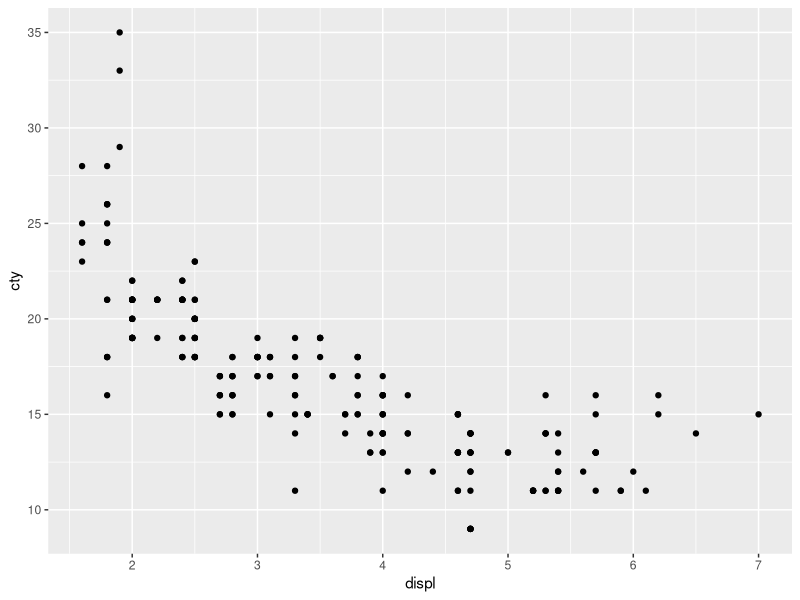
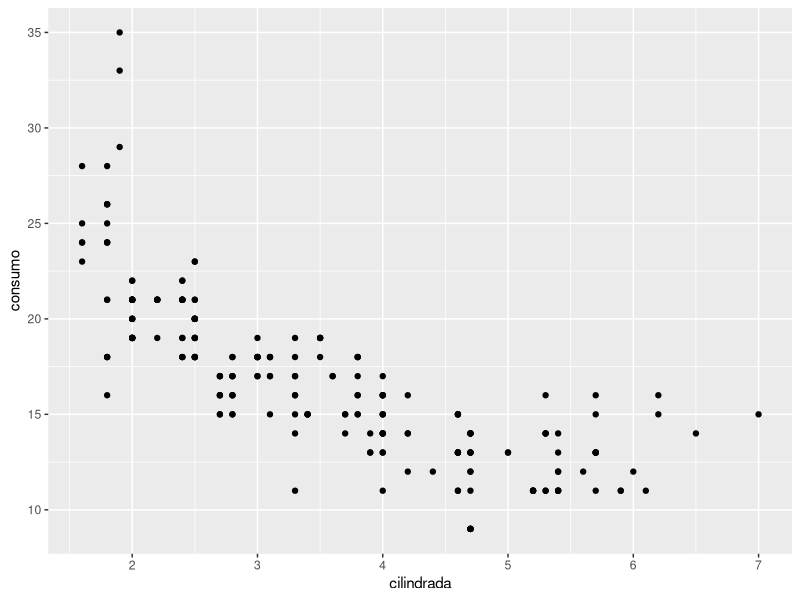
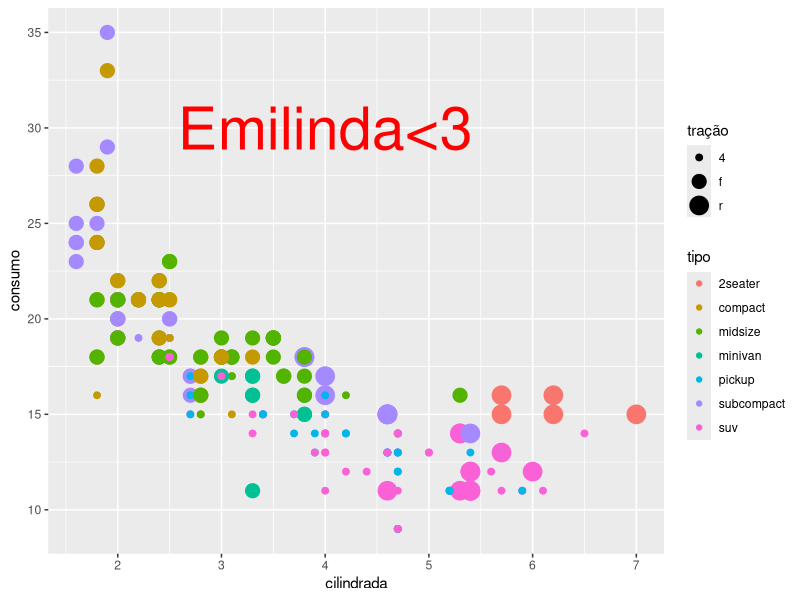
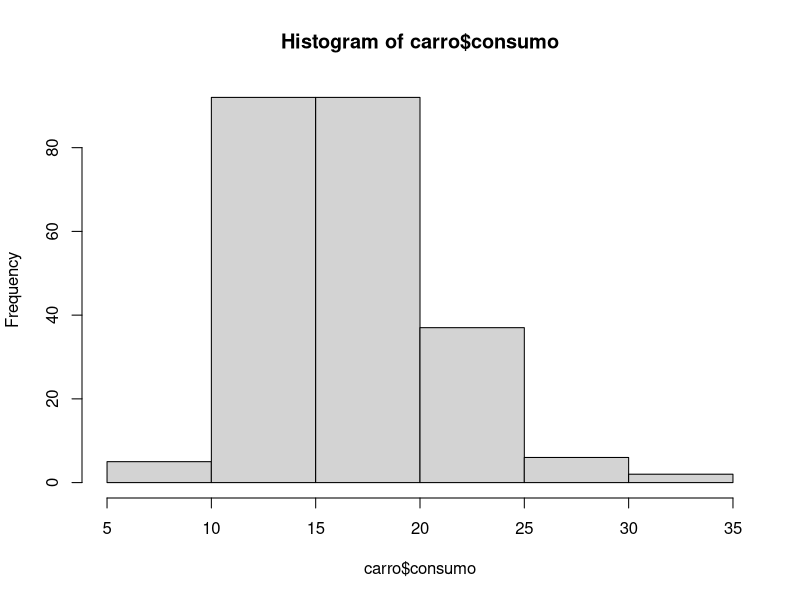
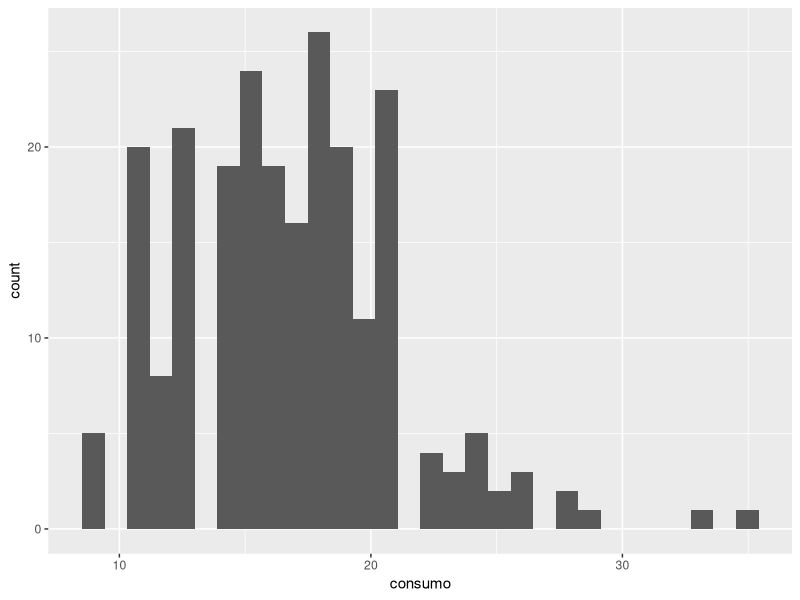

These figures' R source, in order:
install.packages('ggplot2')
install.packages('dplyr')
library(ggplot2)
x11()
mpg
View(mpg)
?mpg
ggplot(mpg,aes(x=displ,y=cty))+geom_point()
library(dplyr)
names(mpg)
carro <- rename(mpg,c("Marca"="manufacturer",
                      "cilindrada"="displ"
                      ,"consumo"="cty",
                      "tração"="drv"
                      ,"tipo"="class"))
names(carro)
carro
ggplot(carro,aes(cilindrada,consumo))+geom_point()                
ggplot(carro,aes(cilindrada,consumo,size=tração,color=tipo))+geom_point()+
  theme_gray() + annotate("text", x=4,y=30,label="Emilinda<3",size=15,color="red")
carro$consumo
table(carro$consumo)
round(prop.table(table(carro$consumo))*100,1)
hist(carro$consumo)
ggplot(carro,aes(consumo))+geom_histogram()
##### manipulando dados com dplyr
mean(carro$consumo)
carro$consumo %>% mean()
carro %>% filter(consumo==9)
m<-carro %>% select(Marca,consumo) %>% filter(consumo<=11)
View(m)
m %>% group_by(Marca)
m %>%group_by(Marca) %>% summarise(n(),media=mean(consumo),dp=sd(consumo))
